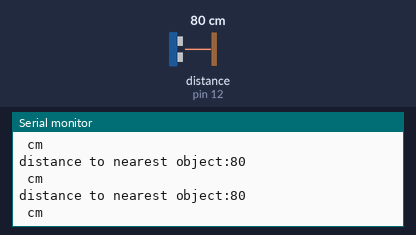
The sketch below on a simulated Arduino Uno, built with avr-gcc and run on an emulated ATmega328P. Parts: the last lines printed to the serial monitor. Wiring (inferred from the names in the program): ultrasonic range finder: trigger pin 13; echo pin 12. The test bench sets the inputs (shaded band); at power-on: distance to the obstacle (sensor on pin 12) 80 cm. The echo pulse lasts 58.3 µs per cm.

Above: at 1.2 s.
1.3 s: distance to the obstacle (sensor on pin 12) set to 60 cm
At 1.47 s:
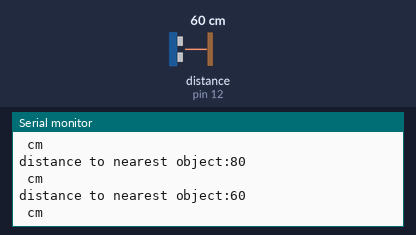
4.3 s: distance to the obstacle (sensor on pin 12) set to 35 cm
At 4.5 s:
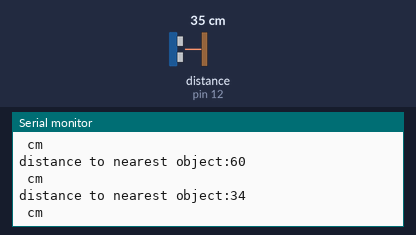
7.3 s: distance to the obstacle (sensor on pin 12) set to 250 cm
At 7.5 s:
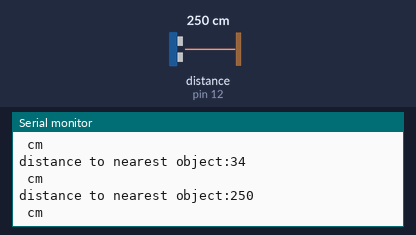
10.3 s: distance to the obstacle (sensor on pin 12) set to 35 cm
13.3 s: distance to the obstacle (sensor on pin 12) set to 120 cm
At 13.48 s:
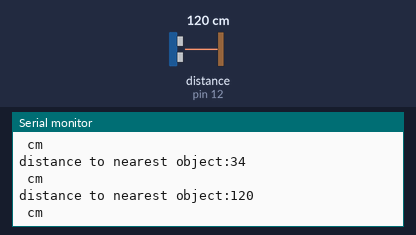
Timing chart, 0 to 16.3 s (numbered marks = the images above; inputs shaded):
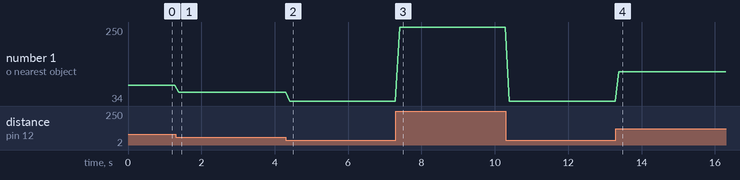

Measured:
- after the input at 1.3 s, the serial monitor: prints a new line after 0.08 s (image 1)
- after the input at 4.3 s, the serial monitor: prints a new line after 0.10 s (image 2)
- after the input at 7.3 s, the serial monitor: prints a new line after 0.10 s (image 3)
- after the input at 13.3 s, the serial monitor: prints a new line after 0.08 s (image 4)
- plotted number 1: 80 → 60 after the input at 1.3 s, 60 → 34 after the input at 4.3 s, 34 → 250 after the input at 7.3 s, 250 → 34 after the input at 10.3 s, 34 → 120 after the input at 13.3 s

The sketch:

Ultrasonic_Distance_Measurement.ino
```cpp
const unsigned int TRIG_PIN1=13;
const unsigned int ECHO_PIN1=12;
const unsigned int BAUD_RATE=9600;

void setup() {
pinMode(TRIG_PIN1, OUTPUT);// Sets the trigPin as an Output
pinMode(ECHO_PIN1, INPUT);// Sets the echoPin as an Input
Serial.begin(BAUD_RATE);
}

void loop() {
   // Clears the trigPin
digitalWrite(TRIG_PIN1, LOW);
delayMicroseconds(2);
// Sets the trigPin on HIGH state for 10 micro seconds
digitalWrite(TRIG_PIN1, HIGH);
delayMicroseconds(10);
digitalWrite(TRIG_PIN1, LOW);
// Reads the echoPin, returns the sound wave travel time in microseconds
const unsigned long duration1= pulseIn(ECHO_PIN1, HIGH);
// Calculating the distance
int distance1= duration1/29/2;
if(duration1==0){
Serial.println("Warning: no pulse from sensor");
}
else{
Serial.print("distance to nearest object:");
Serial.println(distance1);
Serial.println(" cm");
}
delay(100);
}
```
